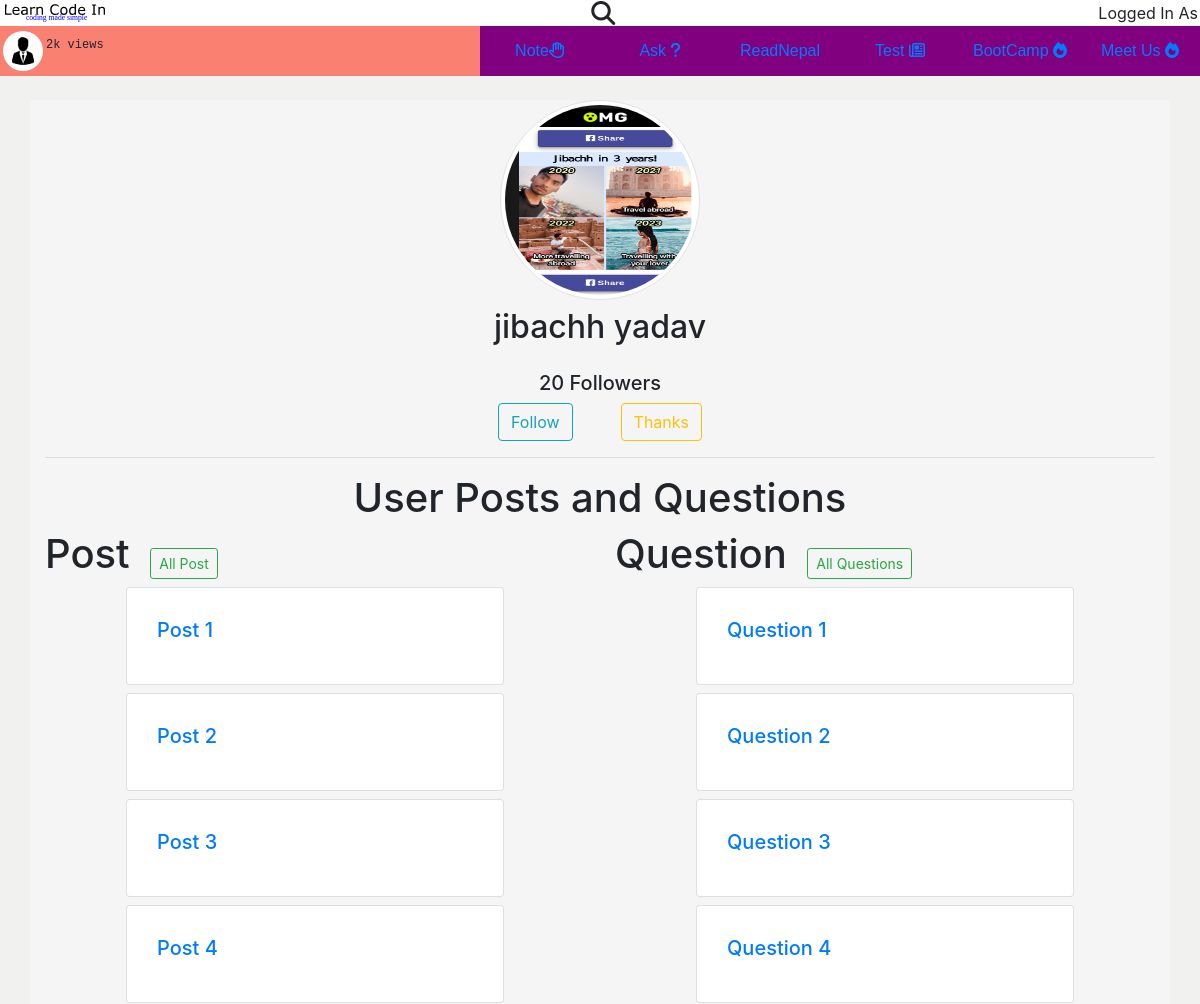
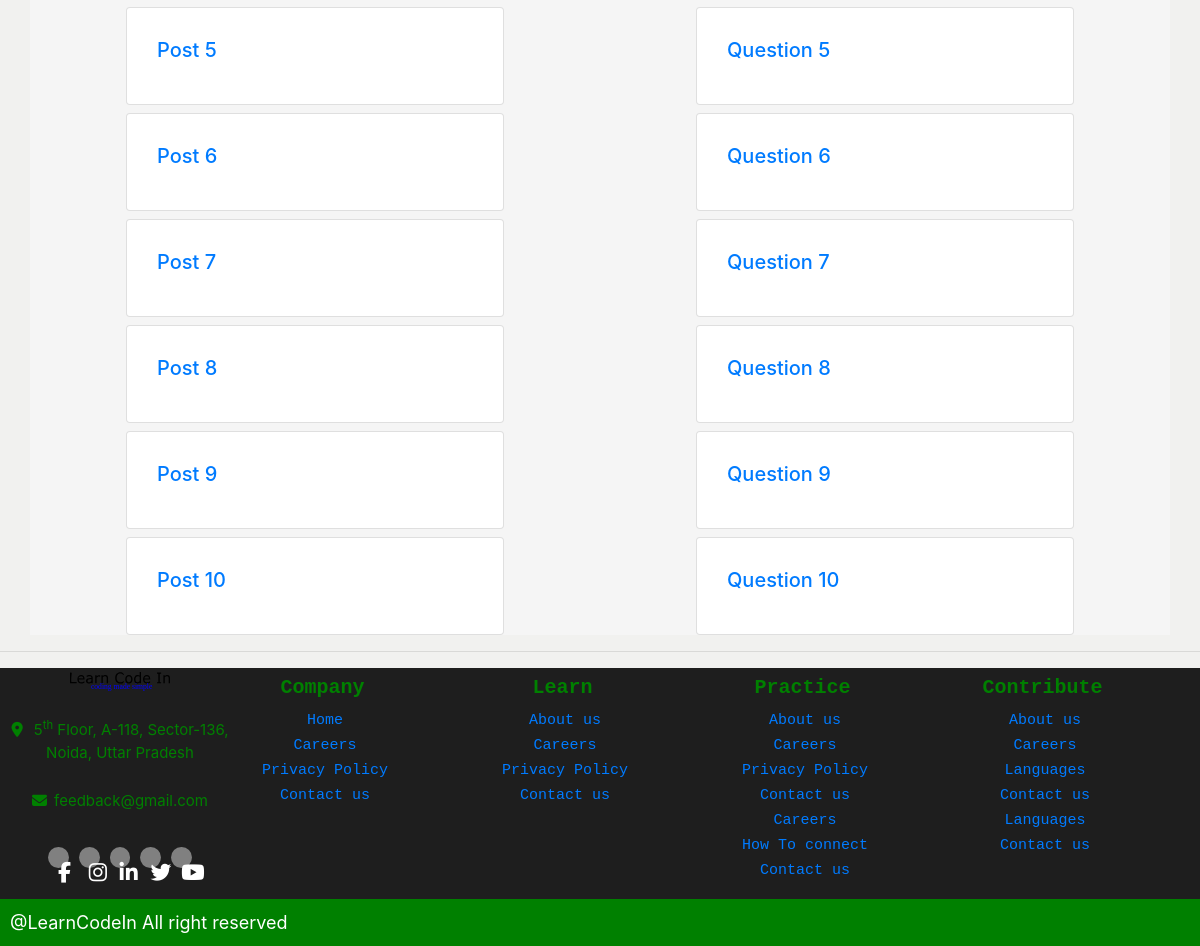
Screenshot of /profile/jibachhydv-2/ with the database file from the repository (2 pictures, top to bottom).
### users/models.py (models this page shows, shortened)
class User(AbstractUser):
    grade_choices = (
        ('One to Five', 'One to Five'),
        ('Six', 'Six'),
        ('Seven', 'Seven'),
        ('Eight', 'Eight'),
        ('Nine', 'Nine'),
        ('Ten', 'Ten'),
        ('Eleven', 'Eleven'),
        ('Twelve', 'Twelve'),
        ('HA', 'Health Assitant'),
        ('Staff Nurse', 'Staff Nurse'),
        ('Diploma in Agriculture', 'Diploma in Agriculture'),
        ('Diploma in Engineering', 'Diploma in Engineering'),
        ('Bachelor in CSIT', 'Bachelor in CSIT'),
        ('BSC Nursing', 'BSC Nursing'),
        ('Bachelor in Education', 'Bachelor in Education'),
        ('Bachelor in Engineering', 'Bachelor in Engineering'),
        ('BBS', 'BBS'),
        ('BBA', 'BBA'),
        ('MBBS', 'MBBS'),
        ('General', 'General'),
    )
    faculty = (
        ('Science', 'Science'),
        ('Commerce', 'Commerce'),
        ('Art', 'Art'),
        ('Medicine', 'Medicine'),
        ('Engineering', 'Engineering'),
        ('Computer Science', 'Computer Science'),
    )
    first_name = models.CharField(
        blank=False,
        max_length=100)
    last_name = models.CharField(
        blank=False,
        max_length=100)
    email = models.EmailField(unique=True,
                              blank=False,
                              max_length=255)
    username = models.CharField(max_length=30,
                                unique=False)
    hobby = models.CharField(max_length=200,
                             blank=True)
    favorite_quotes = models.CharField(max_length=200,
                                       blank=True)
    photo = models.ImageField(upload_to='profile',
                              default='../static/images/Flag_of_Nepal.png'
                              )
    grade = models.CharField(
        max_length=200,
        choices=grade_choices,
        blank=True
    )
    schoolType = models.CharField(max_length=200, choices=faculty, blank=True)
    schoolName = models.CharField(max_length=100,
                                  blank=True)
    address = models.CharField(max_length=200,
                               blank=True)
    REQUIRED_FIELDS = ['first_name', 'last_name', 'username']
    USERNAME_FIELD = 'email'

### users/views.py (the view)
# urls.py: path('profile/<str:username>-<int:id>/', views.profile, name='profile')
def profile(request, id, username):
    try:
        user = User.objects.get(pk=id, username=username)
    except User.DoesNotExist:
        return HttpResponse("No Such User")
    return render(request, 'profile/profile.html', {
        'user': user
    })

### templates/profile/profile.html (shortened to what this page needs)
{% extends 'base.html' %}
{% block body %}
    <div class="container mt-4" style="background-color: whitesmoke;">
        <div class="row">
            <img src="{{ user.photo.url }}" style="border-radius: 50%; height: 200px; width: 200px;" class="img-fluid user-image mx-auto d-block img-thumbnail">
        </div>
        <div class="row mt-2">
            <h2 class="mr-auto ml-auto">
                {{ user.first_name }} {{ user.last_name }}
            </h2>
        </div>
        <div class="row">
        </div>
        <div class="row">
            <h5 class="mr-auto ml-auto">
                20 Followers
            </h5>
        </div>
        <div class="row">
            <div class="col d-flex justify-content-center">
                <button class="btn btn-outline-info mr-5">Follow</button>
                <button class="btn btn-outline-warning">Thanks</button>
            </div>
        </div>
        <hr>
        <h1 style="text-align: center;">User Posts and Questions</h1>
        <div class="row">
            <div class="col-sm-12 col-md-6 order-sm-last order-md-first" >
                <h1 class="d-inline">Post</h1>
                <button class="btn btn-sm btn-outline-success ml-3">All Post</button>
                <div class="mt-2">
                    <a href="#" class="mt-5">
                        <div class="card">
                            <div class="card-body">
                                <h5 class="card-title">Post 1</h5>
                            </div>
                        </div>
                    </a>
                </div>
                <div class="mt-2">
                    <a href="#" class="mt-5">
                        <div class="card">
                            <div class="card-body">
                                <h5 class="card-title">Post 2</h5>
                            </div>
                        </div>
                    </a>
                </div>
                <div class="mt-2">
                    <a href="#" class="mt-5">
                        <div class="card">
                            <div class="card-body">
                                <h5 class="card-title">Post 3</h5>
                            </div>
                        </div>
                    </a>
                </div>
                <div class="mt-2">
                    <a href="#" class="mt-5">
                        <div class="card">
                            <div class="card-body">
                                <h5 class="card-title">Post 4</h5>
                            </div>
                        </div>
                    </a>
                </div>
                <div class="mt-2">
                    <a href="#" class="mt-5">
                        <div class="card">
                            <div class="card-body">
                                <h5 class="card-title">Post 5</h5>
                            </div>
                        </div>
                    </a>
                </div>
                <div class="mt-2">
                    <a href="#" class="mt-5">
                        <div class="card">
                            <div class="card-body">
                                <h5 class="card-title">Post 6</h5>
                            </div>
                        </div>
                    </a>
                </div>
                <div class="mt-2">
                    <a href="#" class="mt-5">
                        <div class="card">
                            <div class="card-body">
                                <h5 class="card-title">Post 7</h5>
                            </div>
                        </div>
                    </a>
                </div>
                <div class="mt-2">
                    <a href="#" class="mt-5">
                        <div class="card">
                            <div class="card-body">
                                <h5 class="card-title">Post 8</h5>
                            </div>
                        </div>
                    </a>
                </div>
                <div class="mt-2">
                    <a href="#" class="mt-5">
                        <div class="card">
                            <div class="card-body">
                                <h5 class="card-title">Post 9</h5>
                            </div>
                        </div>
                    </a>
                </div>
                <div class="mt-2">
                    <a href="#" class="mt-5">
                        <div class="card">
                            <div class="card-body">
                                <h5 class="card-title">Post 10</h5>
                            </div>
                        </div>
                    </a>
                </div>
            </div>
            <div class="col">
                <h1 class="d-inline">Question</h1>
                <a class="btn btn-sm btn-outline-success ml-3" href="#">All Questions</a>
                <div class="mt-2">
                    <a href="#" class="mt-5">
                        <div class="card">
                            <div class="card-body">
                                <h5 class="card-title">Question 1</h5>
                            </div>
                        </div>
                    </a>
                </div>
                <div class="mt-2">
                    <a href="#" class="mt-5">
                        <div class="card">
                            <div class="card-body">
                                <h5 class="card-title">Question 2</h5>
                            </div>
                        </div>
                    </a>
                </div>
                <div class="mt-2">
                    <a href="#" class="mt-5">
                        <div class="card">
                            <div class="card-body">
                                <h5 class="card-title">Question 3</h5>
                            </div>
                        </div>
                    </a>
                </div>
                <div class="mt-2">
                    <a href="#" class="mt-5">
                        <div class="card">
                            <div class="card-body">
                                <h5 class="card-title">Question 4</h5>
                            </div>
                        </div>
                    </a>
                </div>
                <div class="mt-2">
                    <a href="#" class="mt-5">
                        <div class="card">
                            <div class="card-body">
                                <h5 class="card-title">Question 5</h5>
                            </div>
                        </div>
                    </a>
                </div>
                <div class="mt-2">
                    <a href="#" class="mt-5">
                        <div class="card">
                            <div class="card-body">
                                <h5 class="card-title">Question 6</h5>
                            </div>
                        </div>
                    </a>
                </div>
                <div class="mt-2">
                    <a href="#" class="mt-5">
                        <div class="card">
                            <div class="card-body">
                                <h5 class="card-title">Question 7</h5>
                            </div>
                        </div>
                    </a>
                </div>
                <div class="mt-2">
                    <a href="#" class="mt-5">
                        <div class="card">
                            <div class="card-body">
                                <h5 class="card-title">Question 8</h5>
                            </div>
                        </div>
                    </a>
                </div>
                <div class="mt-2">
                    <a href="#" class="mt-5">
                        <div class="card">
                            <div class="card-body">
                                <h5 class="card-title">Question 9</h5>
                            </div>
                        </div>
                    </a>
                </div>
                <div class="mt-2">
                    <a href="#" class="mt-5">
                        <div class="card">
                            <div class="card-body">
                                <h5 class="card-title">Question 10</h5>
                            </div>
                        </div>
                    </a>
                </div>
            </div>
        </div>
    </div>
{% endblock body %}

### static/css/base.css (style rules this page uses)
* { padding: 0; margin: 0; }
:root { --main-background-color: rgb(241, 241, 239); --main-font:sans-serif; --navigation-font:sans-serif; --question-font:Impact; --answer-font:monospace; --sub-background-color:rgb(113, 134, 17); }
body { overflow-x: hidden; background-color: var(--main-background-color); z-index:10; }
@media only screen and (min-width:857px) { .card { width: 70%; margin: 0px auto; padding: 10px; } }
.user-image { border-radius: 50%; height: 200px; width: 200px; }

### rows the page displays
User: photo (picture), first_name "jibachh", last_name "yadav"
